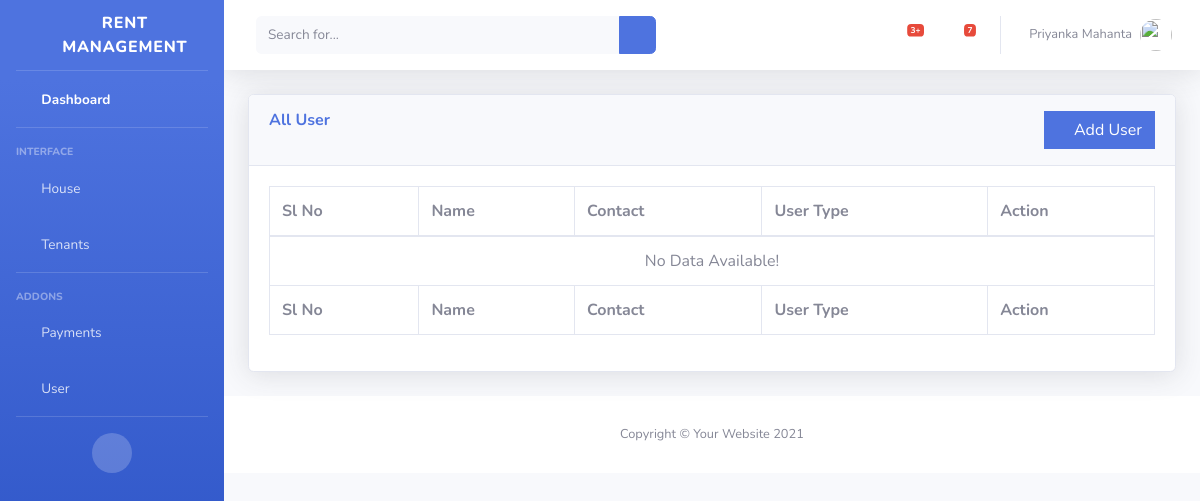
The page /user/ on the database as committed earlier.
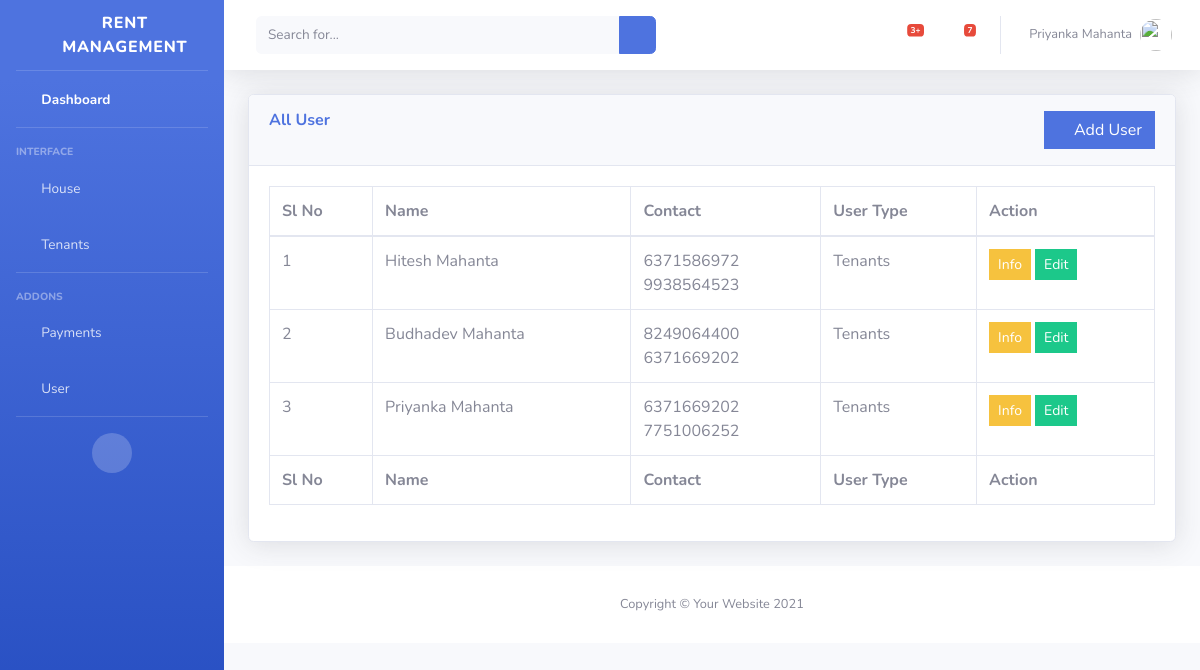
The same page on the database as committed later.
### rent_management/models.py (models this page shows, shortened)
class User(models.Model):
    GENDER = (
        ('M', 'Male'),
        ('F', 'Female'),
        ('O', 'Other'),
    )
    name = models.CharField(max_length=150)
    age = models.IntegerField(default=0)
    sex = models.CharField(max_length=20, choices=GENDER, default='M')
    aadhaar_number = models.CharField(max_length=50, default='')
    mobile_number = models.CharField(max_length=13, default='Not Given', null=True)
    email_id = models.CharField(max_length=100, default='')
    alternative_number = models.CharField(max_length=15, default='')
    address = models.TextField(default='')
    user_type = models.ForeignKey(UserType, on_delete=models.CASCADE)
    created_on = models.DateTimeField(auto_now_add=True)

class UserType(models.Model):
    type = models.CharField(max_length=50, default='')
    created_on = models.DateTimeField(auto_now_add=True)
    def __str__(self):
        return self.type

### rent_management/views/user.py (the view, shortened to what this page needs)
# urls.py: path("user/", views.users, name="user"),
def users(request):
    user_list = User.objects.all().order_by('-id')
    user_type_list = UserType.objects.all()
    context = {
        'users': user_list,
        'select_gender': User.GENDER,
        'user_type_context': user_type_list,
    }
    return render(request, 'rent/user/user.html', context)

### rent_management/templates/rent/user/user.html (shortened to what this page needs)
{% extends "rent/base/base.html" %}
{% block content %}
<div class="container-fluid">
    <div class="card shadow mb-4">
        <div class="card-header py-3">
            <div class="row">
                <div class="col-lg-8">
                    <h6 class="m-0 font-weight-bold text-primary">All User</h6>
                </div>
                <div class="col-lg-4 text-right">
                    <button type="button" class="btn btn-primary rounded-0" data-toggle="modal"
                            data-target="#exampleModal">
                        <i class="fa fa-plus" aria-hidden="true"></i> Add User
                    </button>
                </div>
            </div>
        </div>
        <div class="card-body">
            <div class="table-responsive">
                <table class="table table-bordered" id="dataTable" width="100%" cellspacing="0">
                    <thead>
                    <tr>
                        <th>Sl No</th>
                        <th>Name</th>
                        <th>Contact</th>
                        <th>User Type</th>
                        <th>Action</th>
                    </tr>
                    </thead>
                    <tfoot>
                    <tr>
                        <th>Sl No</th>
                        <th>Name</th>
                        <th>Contact</th>
                        <th>User Type</th>
                        <th>Action</th>
                    </tr>
                    </tfoot>
                    <tbody>
                    {% if not users %}
                    <tr>
                        <td colspan="5" class="text-center">No Data Available! </td>
                    </tr>
                    {% else %}
                    {% for i in users %}
                    <tr>
                        <td>{{ forloop.counter }}</td>
                        <td>{{i.name}}</td>
                        <td>{{i.mobile_number}}<br>
                            <span style="font-size= 5px;">
                                {{i.email_id}}
                            </span>
                        </td>
                        <td>{{i.user_type.type}}</td>
                        <td>
                            <button class="btn btn-sm btn-warning rounded-0" data-toggle="modal" data-target="#infoModal{{i.id}}">Info</button>
                            <button class="btn btn-sm btn-success rounded-0" data-toggle="modal" data-target="#editModal{{i.id}}">Edit</button>
                        </td>
                    </tr>
                    {% endfor %}
                    {% endif %}
                    </tbody>
                </table>
            </div>
        </div>
    </div>
</div>
{% endblock %}

Rows that differ between the two databases and show on the page:
added User: name "Hitesh Mahanta", mobile_number "6371586972", email_id "9938564523", user_type.type "Tenants"
added User: name "Budhadev Mahanta", mobile_number "8249064400", email_id "6371669202", user_type.type "Tenants"
added User: name "Priyanka Mahanta", mobile_number "6371669202", email_id "7751006252", user_type.type "Tenants"
Other text that changed with them:
text no longer shown: "No Data Available!"
